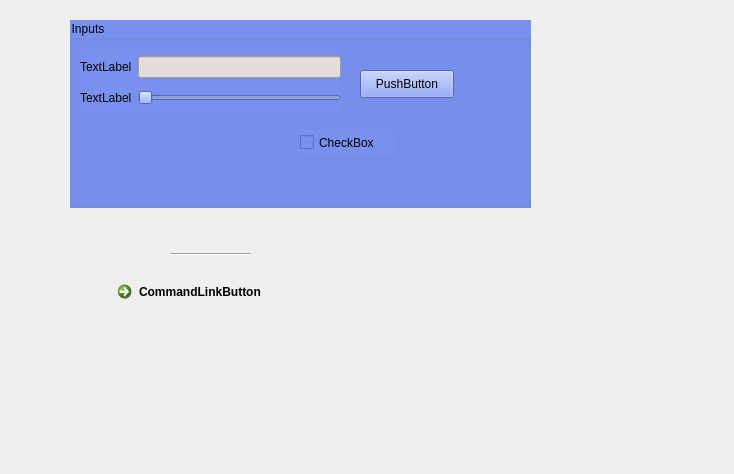
<?xml version="1.0" encoding="UTF-8"?>
<ui version="4.0">
 <class>Form</class>
 <widget class="QWidget" name="Form">
  <property name="geometry">
   <rect>
    <x>0</x>
    <y>0</y>
    <width>734</width>
    <height>474</height>
   </rect>
  </property>
  <property name="windowTitle">
   <string>Form</string>
  </property>
  <widget class="QWidget" name="">
   <property name="geometry">
    <rect>
     <x>70</x>
     <y>20</y>
     <width>461</width>
     <height>381</height>
    </rect>
   </property>
   <layout class="QVBoxLayout" name="verticalLayout_2">
    <item>
     <widget class="QGroupBox" name="groupBox">
      <property name="styleSheet">
       <string notr="true">background-color: rgb(120, 144, 238);</string>
      </property>
      <property name="title">
       <string>Inputs</string>
      </property>
      <property name="flat">
       <bool>true</bool>
      </property>
      <widget class="QWidget" name="">
       <property name="geometry">
        <rect>
         <x>10</x>
         <y>30</y>
         <width>261</width>
         <height>63</height>
        </rect>
       </property>
       <layout class="QVBoxLayout" name="verticalLayout">
        <item>
         <layout class="QHBoxLayout" name="horizontalLayout">
          <item>
           <widget class="QLabel" name="label">
            <property name="text">
             <string>TextLabel</string>
            </property>
           </widget>
          </item>
          <item>
           <widget class="QLineEdit" name="lineEdit">
            <property name="styleSheet">
             <string notr="true">background-color: rgb(229, 220, 220);</string>
            </property>
           </widget>
          </item>
         </layout>
        </item>
        <item>
         <layout class="QHBoxLayout" name="horizontalLayout_2">
          <item>
           <widget class="QLabel" name="label_2">
            <property name="text">
             <string>TextLabel</string>
            </property>
           </widget>
          </item>
          <item>
           <widget class="QSlider" name="horizontalSlider">
            <property name="orientation">
             <enum>Qt::Horizontal</enum>
            </property>
           </widget>
          </item>
         </layout>
        </item>
       </layout>
      </widget>
      <widget class="QCheckBox" name="checkBox">
       <property name="geometry">
        <rect>
         <x>230</x>
         <y>110</y>
         <width>95</width>
         <height>25</height>
        </rect>
       </property>
       <property name="toolTip">
        <string>&lt;html&gt;&lt;head/&gt;&lt;body&gt;&lt;p&gt;a &lt;span style=&quot; font-weight:600; font-style:italic;&quot;&gt;checkbox&lt;/span&gt;&lt;/p&gt;&lt;/body&gt;&lt;/html&gt;</string>
       </property>
       <property name="whatsThis">
        <string>&lt;html&gt;&lt;head/&gt;&lt;body&gt;&lt;p&gt;a &lt;span style=&quot; font-style:italic; text-decoration: underline;&quot;&gt;checkbox&lt;/span&gt;&lt;/p&gt;&lt;/body&gt;&lt;/html&gt;</string>
       </property>
       <property name="text">
        <string>CheckBox</string>
       </property>
      </widget>
      <widget class="QPushButton" name="pushButton">
       <property name="geometry">
        <rect>
         <x>290</x>
         <y>50</y>
         <width>94</width>
         <height>28</height>
        </rect>
       </property>
       <property name="text">
        <string>PushButton</string>
       </property>
      </widget>
     </widget>
    </item>
    <item>
     <widget class="QWidget" name="widget" native="true">
      <widget class="Line" name="line">
       <property name="geometry">
        <rect>
         <x>100</x>
         <y>30</y>
         <width>81</width>
         <height>20</height>
        </rect>
       </property>
       <property name="orientation">
        <enum>Qt::Horizontal</enum>
       </property>
      </widget>
      <widget class="QCommandLinkButton" name="commandLinkButton">
       <property name="geometry">
        <rect>
         <x>40</x>
         <y>60</y>
         <width>181</width>
         <height>41</height>
        </rect>
       </property>
       <property name="text">
        <string>CommandLinkButton</string>
       </property>
      </widget>
     </widget>
    </item>
   </layout>
  </widget>
 </widget>
 <resources/>
 <connections/>
</ui>
